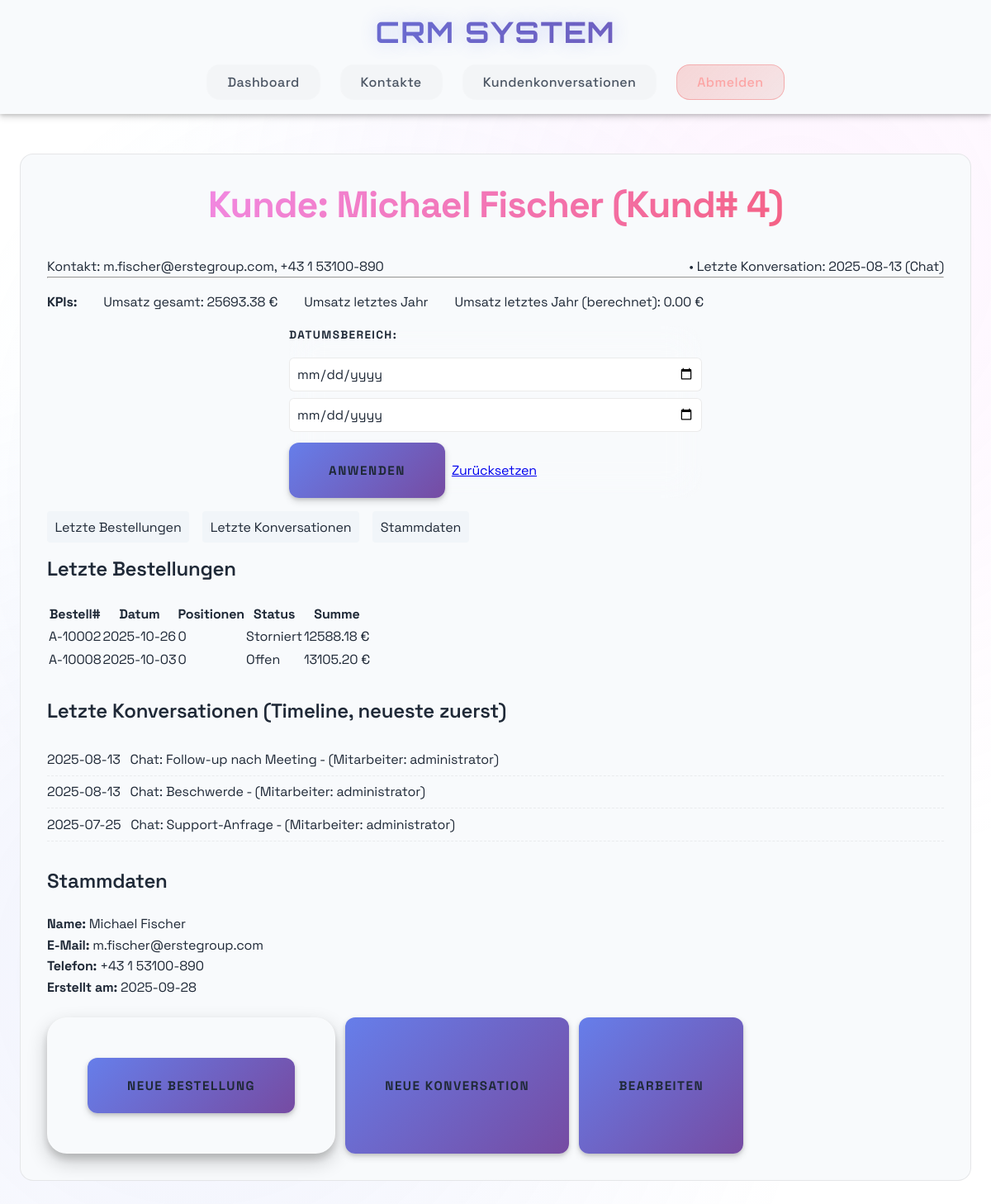
The app's page /customers/4 (signed in), older data.
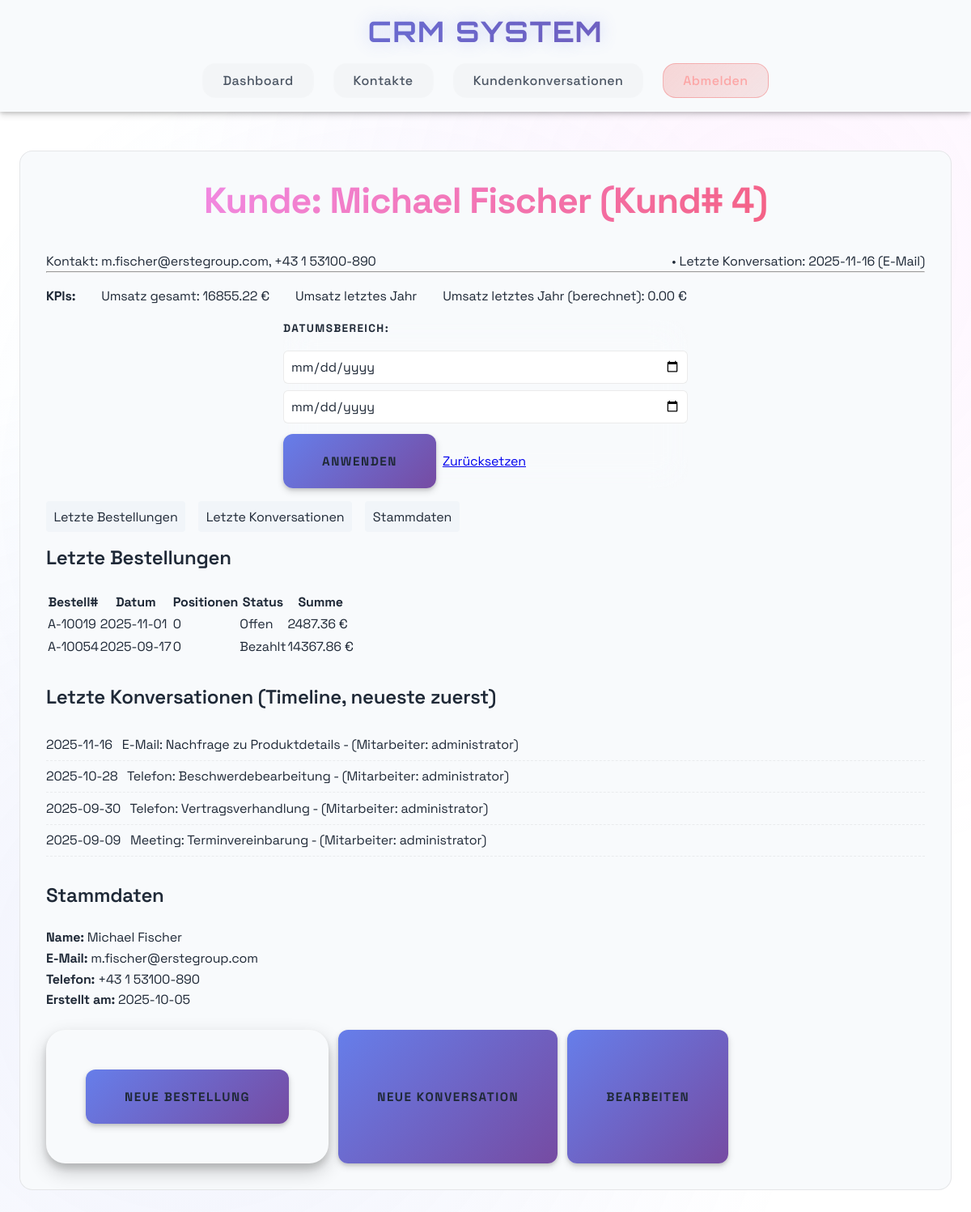
The same page, newer data.
### models.py (models this page shows)
class Conversation(db.Model):
    __tablename__ = "conversations"
    id = db.Column(Integer, primary_key=True, autoincrement=True)
    customer_id = db.Column(Integer, ForeignKey("customers.id", ondelete="CASCADE"), nullable=False)
    user_id = db.Column(Integer, ForeignKey("users.id"))
    channel = db.Column(
        SAEnum("Telefon", "E-Mail", "Meeting", "Chat", name="conversation_channel", native_enum=False, create_constraint=True, validate_strings=True),
        nullable=False,
    )
    subject = db.Column(String(255))
    notes = db.Column(Text)
    conversation_time = db.Column(DateTime, nullable=False)
    customer = db.relationship("Customer", back_populates="conversations")
    user = db.relationship("User", back_populates="conversations")
    __table_args__ = (
        Index("idx_conversations_time", "conversation_time"),
        Index("idx_conversations_customer_time", "customer_id", "conversation_time"),
    )

class Order(db.Model):
    __tablename__ = "orders"
    id = db.Column(Integer, primary_key=True, autoincrement=True)
    customer_id = db.Column(Integer, ForeignKey("customers.id", ondelete="CASCADE"), nullable=False)
    order_date = db.Column(DateTime, nullable=False)
    status = db.Column(
        SAEnum("Offen", "Bezahlt", "Storniert", name="order_status", native_enum=False, create_constraint=True, validate_strings=True),
        nullable=False,
        default="Offen",
    )
    total_amount = db.Column(Numeric(10, 2), nullable=False)
    customer = db.relationship("Customer", back_populates="orders")
    items = db.relationship("OrderItem", back_populates="order", cascade="all, delete-orphan")
    __table_args__ = (
        Index("idx_orders_date", "order_date"),
        Index("idx_orders_customer_date", "customer_id", "order_date"),
    )

class User(db.Model):
    __tablename__ = "users"
    id = db.Column(Integer, primary_key=True, autoincrement=True)
    name = db.Column(String(100), nullable=False)
    email = db.Column(String(255), unique=True)
    password_hash = db.Column(String(255))
    role = db.Column(
        SAEnum("Schüler", "Lehrer", "Admin", name="user_role", native_enum=False, create_constraint=True, validate_strings=True),
        nullable=True,
        default="Schüler",
    )
    conversations = db.relationship("Conversation", back_populates="user")

class Customer(db.Model):
    __tablename__ = "customers"
    id = db.Column(Integer, primary_key=True, autoincrement=True)
    first_name = db.Column(String(100), nullable=False)
    last_name = db.Column(String(100), nullable=False)
    email = db.Column(String(255), unique=True)
    phone = db.Column(String(50))
    created_at = db.Column(DateTime, default=datetime.utcnow, nullable=False)
    orders = db.relationship("Order", back_populates="customer", cascade="all, delete-orphan")
    conversations = db.relationship("Conversation", back_populates="customer", cascade="all, delete-orphan")

### app.py (the view)
@app.route('/customers/<int:customer_id>')
@login_required
def customer_detail(customer_id):
    from datetime import datetime, timedelta
    from sqlalchemy import func
    customer = Customer.query.get_or_404(customer_id)
    start_str = request.args.get('start')
    end_str = request.args.get('end')
    start_dt = None
    end_dt = None
    try:
        if start_str:
            start_dt = datetime.fromisoformat(start_str)
        if end_str:
            end_dt = datetime.fromisoformat(end_str)
            end_dt = end_dt + timedelta(hours=23, minutes=59, seconds=59)
    except Exception:
        start_dt = None
        end_dt = None
    orders_query = Order.query.filter_by(customer_id=customer.id)
    if start_dt:
        orders_query = orders_query.filter(Order.order_date >= start_dt)
    if end_dt:
        orders_query = orders_query.filter(Order.order_date <= end_dt)
    recent_orders = orders_query.order_by(Order.order_date.desc()).limit(10).all()
    total_query = db.session.query(func.coalesce(func.sum(Order.total_amount), 0)).filter(Order.customer_id == customer.id)
    if start_dt:
        total_query = total_query.filter(Order.order_date >= start_dt)
    if end_dt:
        total_query = total_query.filter(Order.order_date <= end_dt)
    total_revenue = float(total_query.scalar() or 0)
    now = datetime.now()
    last_year_start = datetime(now.year - 1, 1, 1)
    last_year_end = datetime(now.year - 1, 12, 31, 23, 59, 59)
    last_year_query = db.session.query(func.coalesce(func.sum(Order.total_amount), 0)).filter(Order.customer_id == customer.id, Order.order_date >= last_year_start, Order.order_date <= last_year_end)
    revenue_last_year = float(last_year_query.scalar() or 0)
    conversations_list = Conversation.query.filter_by(customer_id=customer.id).order_by(Conversation.conversation_time.desc()).limit(10).all()
    last_conversation = Conversation.query.filter_by(customer_id=customer.id).order_by(Conversation.conversation_time.desc()).first()
    return render_template('customer_detail.html',
                           customer=customer,
                           recent_orders=recent_orders,
                           conversations_list=conversations_list,
                           total_revenue=total_revenue,
                           revenue_last_year=revenue_last_year,
                           last_conversation=last_conversation,
                           start=start_str,
                           end=end_str)

### app.py (called while the page is built)
def login_required(f):
    @wraps(f)
    def decorated_function(*args, **kwargs):
        if 'user_id' not in session:
            flash('Bitte loggen Sie sich zuerst ein')
            return redirect(url_for('index'))
        return f(*args, **kwargs)
    return decorated_function

### templates/customer_detail.html (shortened to what the changed rows need)
{% extends "base.html" %}
{% block content %}
<div class="detail-card">
    <h2>Kunde: {{ customer.first_name }} {{ customer.last_name }} (Kund# {{ customer.id }})</h2>
    <div class="detail-row">
        <div class="contact-inline">
            Kontakt: {{ customer.email or '—' }}, {{ customer.phone or '—' }}
        </div>
        <div class="last-contact-inline">
            {% if last_conversation %}
                • Letzte Konversation: {{ last_conversation.conversation_time.strftime('%Y-%m-%d') }} ({{ last_conversation.channel }})
            {% else %}
                • Keine Konversation vorhanden
            {% endif %}
        </div>
    </div>
    <hr>
    <div class="kpis">
        <div><strong>KPIs:</strong></div>
        <div>Umsatz gesamt: {{ "{:.2f}".format(total_revenue) }} €</div>
        <div>Umsatz letztes Jahr</div>
        <div>Umsatz letztes Jahr (berechnet): {{ "{:.2f}".format(revenue_last_year) }} €</div>
    </div>
    <form method="GET" action="{{ url_for('customer_detail', customer_id=customer.id) }}" class="date-range-form">
        <label>Datumsbereich:</label>
        <input type="date" name="start" value="{{ start or '' }}">
        <input type="date" name="end" value="{{ end or '' }}">
        <button type="submit" class="btn btn-primary">Anwenden</button>
        <a class="btn btn-secondary" href="{{ url_for('customer_detail', customer_id=customer.id) }}">Zurücksetzen</a>
    </form>
    <div class="tabs">
        <a href="#orders" class="tab">Letzte Bestellungen</a>
        <a href="#contacts" class="tab">Letzte Konversationen</a>
        <a href="#master" class="tab">Stammdaten</a>
    </div>
    <section id="orders">
        <h3>Letzte Bestellungen</h3>
        <div class="table-container">
            <table class="data-table">
                <thead>
                    <tr>
                        <th>Bestell#</th>
                        <th>Datum</th>
                        <th>Positionen</th>
                        <th>Status</th>
                        <th>Summe</th>
                    </tr>
                </thead>
                <tbody>
                    {% for order in recent_orders %}
                    <tr>
                        <td>{{ 'A-' ~ (10000 + order.id) }}</td>
                        <td>{{ order.order_date.strftime('%Y-%m-%d') }}</td>
                        <td>{{ order.items|length }}</td>
                        <td>{{ order.status }}</td>
                        <td>{{ "{:.2f}".format(order.total_amount) }} €</td>
                    </tr>
                    {% else %}
                    <tr>
                        <td colspan="5" class="empty-state">Keine Bestellungen gefunden.</td>
                    </tr>
                    {% endfor %}
                </tbody>
            </table>
        </div>
    </section>
    <section id="contacts" style="margin-top:2rem;">
        <h3>Letzte Konversationen (Timeline, neueste zuerst)</h3>
        <ul class="timeline">
            {% for c in conversations_list %}
            <li>
                {{ c.conversation_time.strftime('%Y-%m-%d') }} &nbsp; {{ c.channel }}: {{ c.subject or c.notes[:60] }} {% if c.user %} - (Mitarbeiter: {{ c.user.name }}){% endif %}
            </li>
            {% else %}
            <li>Keine Konversationen gefunden.</li>
            {% endfor %}
        </ul>
    </section>
    <section id="master" style="margin-top:2rem;">
        <h3>Stammdaten</h3>
        <div><strong>Name:</strong> {{ customer.first_name }} {{ customer.last_name }}</div>
        <div><strong>E-Mail:</strong> {{ customer.email or '-' }}</div>
        <div><strong>Telefon:</strong> {{ customer.phone or '-' }}</div>
        <div><strong>Erstellt am:</strong> {{ customer.created_at.strftime('%Y-%m-%d') if customer.created_at else 'N/A' }}</div>
    </section>
    <div class="actions" style="margin-top:1.5rem; display:flex; gap:0.75rem;">
        <form method="POST" action="{{ url_for('create_order') }}" style="display:inline-block; margin:0;">
        </form>
        <button type="button" class="btn btn-primary" onclick="showAddConversationForm()">Neue Konversation</button>
        <button type="button" class="btn btn-secondary" onclick="showEditCustomerForm()">Bearbeiten</button>
    </div>
</div>
{% endblock %}

Row changes from the older to the newer data that the page shows:
no longer on this page (row edited): Conversation: conversation_time "2025-08-13", channel "Chat", subject "Follow-up nach Meeting", user.name "administrator"
no longer on this page (row edited): Order: id "A-10002", order_date "2025-10-26", items|length "0", status "Storniert", total_amount "12588.18"
no longer on this page (row edited): Order: id "A-10008", order_date "2025-10-03", items|length "0", status "Offen", total_amount "13105.20"
no longer on this page (row edited): Conversation: conversation_time "2025-08-13", channel "Chat", subject "Beschwerde", user.name "administrator"
no longer on this page (row edited): Conversation: conversation_time "2025-07-25", channel "Chat", subject "Support-Anfrage", user.name "administrator"
changed Customer "Michael": created_at "2025-09-28" → "2025-10-05"
added Conversation: conversation_time "2025-11-16", channel "E-Mail", subject "Nachfrage zu Produktdetails", user.name "administrator"
added Order: id "A-10019", order_date "2025-11-01", items|length "0", status "Offen", total_amount "2487.36"
added Order: id "A-10054", order_date "2025-09-17", items|length "0", status "Bezahlt", total_amount "14367.86"
added Conversation: conversation_time "2025-10-28", channel "Telefon", subject "Beschwerdebearbeitung", user.name "administrator"
now on this page (row edited): Conversation: conversation_time "2025-09-30", channel "Telefon", subject "Vertragsverhandlung", user.name "administrator"
added Conversation: conversation_time "2025-09-09", channel "Meeting", subject "Terminvereinbarung", user.name "administrator"
Text that changed along with them:
{{ "{:.2f}".format(total_revenue) }}: "25693.38" → "16855.22"
